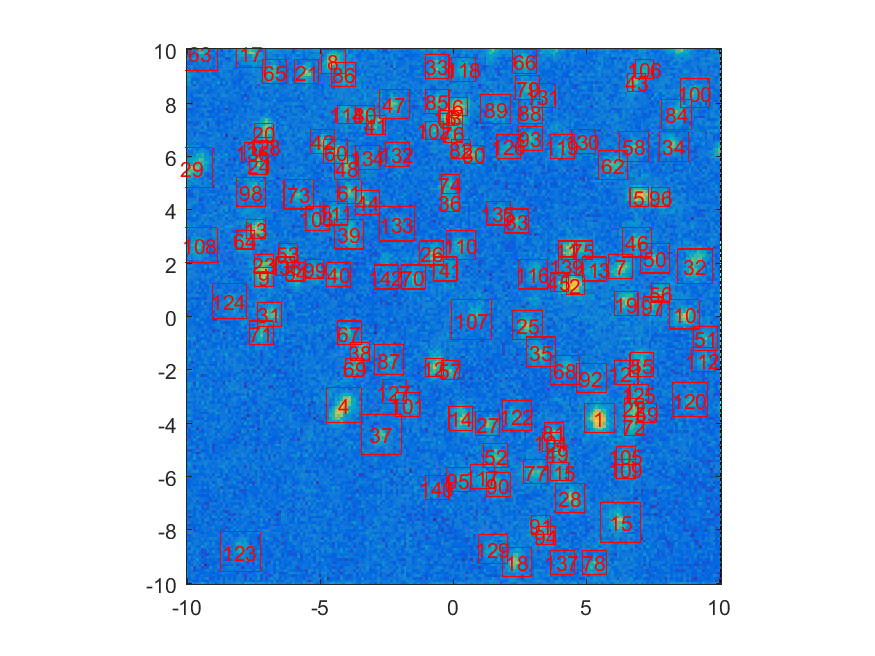
%> input picture Points.png, 875 x 656 px
$ octave --eval "result = iconRead('Points.png');"   (GNU Octave 9; MATLAB toolbox functions it lacks are replaced by stand-ins)
%> lines starting %> are read from the running program, lines starting %| are printed output that depends on the picture; in (x1, y1, x2, y2) boxes, pixels count from 0 and x2, y2 are one past the last pixel; in counts of white or black regions, pixels touching at a corner belong together; the program's own positions count from 1
function cdata = iconRead(filename, guessalpha)
%> called with filename = 'Points.png'
% ICONREAD read an image file and convert it to CData for a HG icon.
%
% CDATA=ICONREAD(FILENAME)
%   Read an image file and convert it to CData with automatic transparency
%   handling. If the image has transparency data, PNG files sometimes do,
%   the transparency data is used. If the image has no CData, the top left
%   pixel is treated as the transparent color.
%
% CDATA=ICONREAD(FILENAME, FALSE)
%   Same as above but supress the usage of the top left pixel for images
%   with no transparency data. This may require the caller to handle the
%   transparency explicitly. View the contents of this m-file for an
%   example of how to handle transparency.
%
% Example:
%
% icon = fullfile(matlabroot,'toolbox','matlab','icons','matlabicon.gif');
% uitoggletool('CData',iconread(icon));
%
% See also IMREAD.

%   Copyright 1984-2006 The MathWorks, Inc.

if nargin < 2
    guessalpha = true;
end

[p,f,ext] = fileparts(filename);
% if this is a mat-file, look for the varible cdata (or something like it)
if isequal(lower(ext),'.mat')
    cdata = [];
    s = whos('-file',filename);
    for i=1:length(s)
        if ~isempty(strfind(lower(s(i).name), 'cdata'))
            data = load(filename,s(i).name);
            cdata = data.(s(i).name);
        end
    end
    return
end

[cdata,map,alpha] = imread(filename);
%> cdata is the input picture: size 656x875x3 uint8; mean R, G, B 145.9, 181.3, 222.7
%> map = []; alpha = []
if isempty(cdata)
    return;
end

if isempty(map)
    % need to use doubles cuz nan's only work as doubles
    cdata = double(cdata);
%> cdata: size 656x875x3 double
    cdata = cdata/255;
else
    cdata = ind2rgb(cdata,map);
end

if isempty(alpha)
    if ~guessalpha
        return;
    end
    % guess the alpha pixel by using the top left pixel in the icon
    ap1 = cdata(1,1,1);
%> ap1 = 1
    ap2 = cdata(1,1,2);
%> ap2 = 1
    ap3 = cdata(1,1,3);
%> ap3 = 1
    alpha = cdata(:,:,1) == ap1 & cdata(:,:,2) == ap2 & cdata(:,:,3) == ap3;
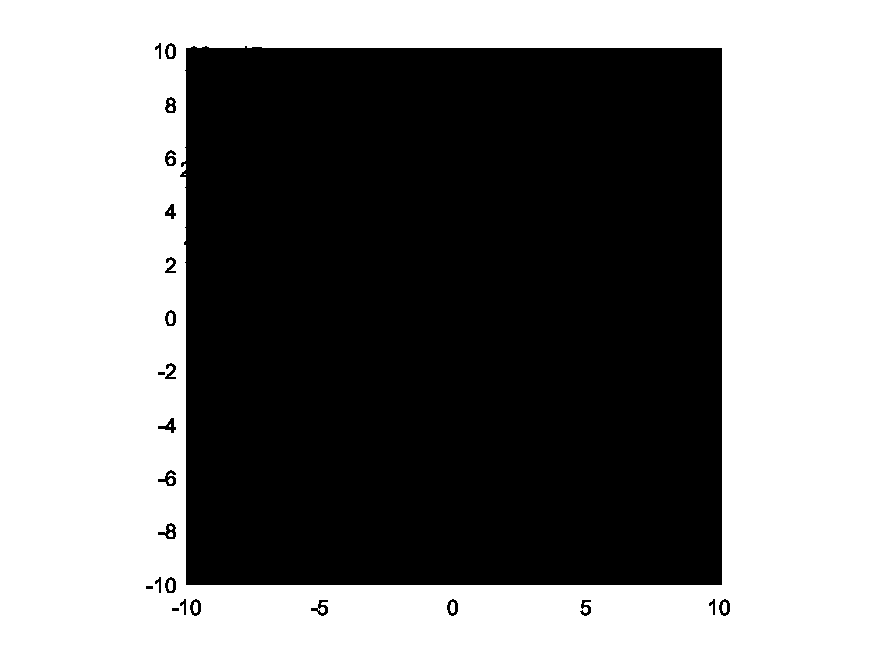
%> alpha: size 656x875 logical; 49.5% white; 16 white regions (5 under 20 px), largest, box (x1, y1, x2, y2) and area: (0, 0, 875, 656) 283787, (168, 46, 173, 57) 48, (168, 313, 173, 324) 48
    alpha = ~alpha;
end

% process alpha data
r = cdata(:,:,1);
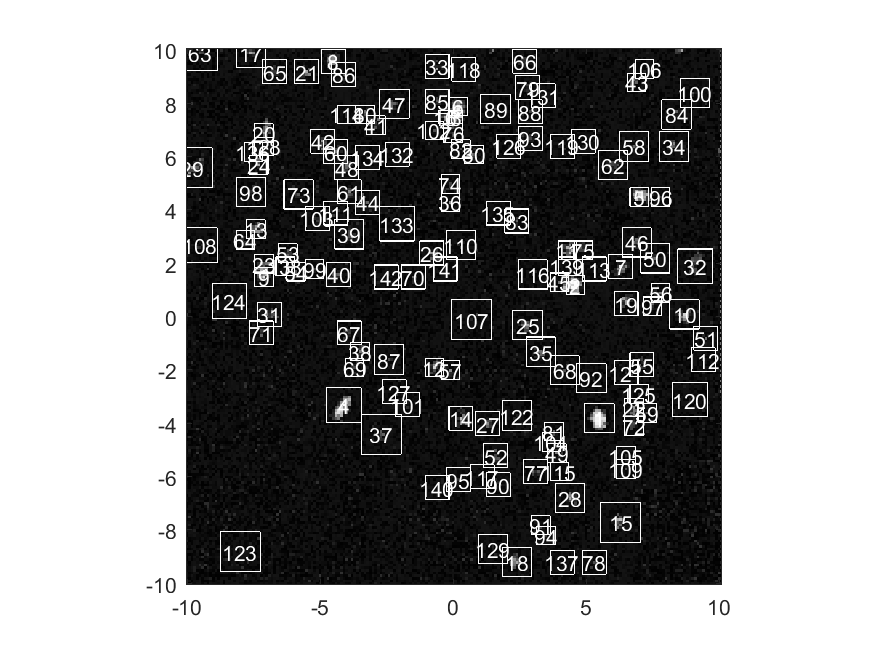
%> r: size 656x875 double; min 0, max 1, mean 0.572
r(alpha == 0) = NaN;
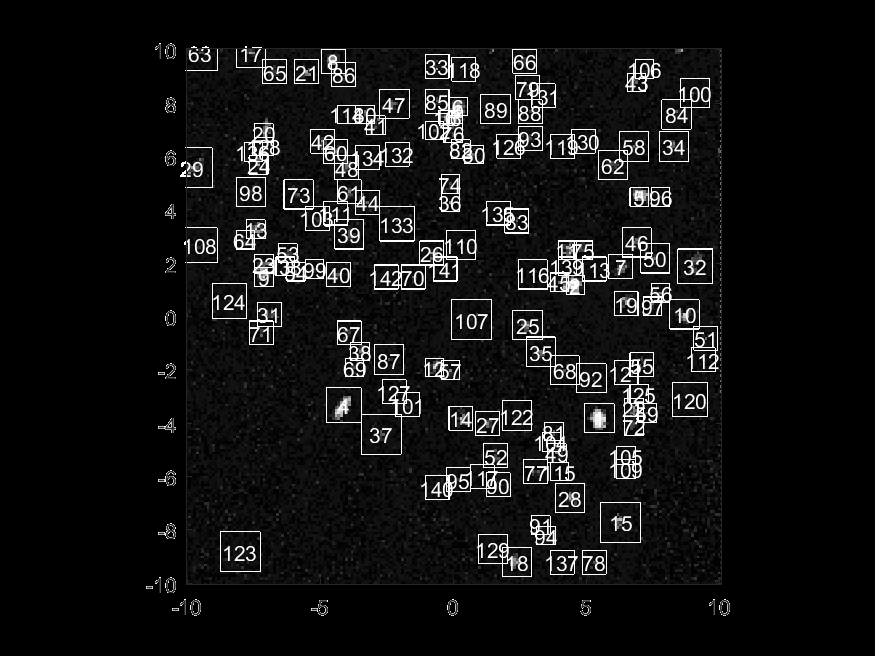
%> r: size 656x875 double; 49.51% of the values are NaN or infinite; the others: min 0, max 1, mean 0.153; drawn with min black, max white, NaN and infinite black
g = cdata(:,:,2);
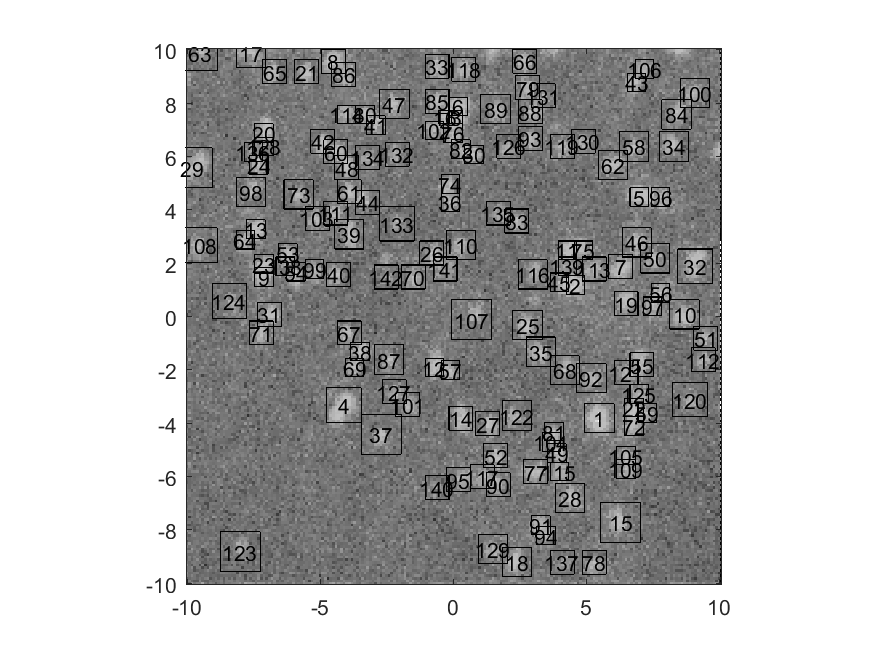
%> g: size 656x875 double; min 0, max 1, mean 0.711
g(alpha == 0) = NaN;
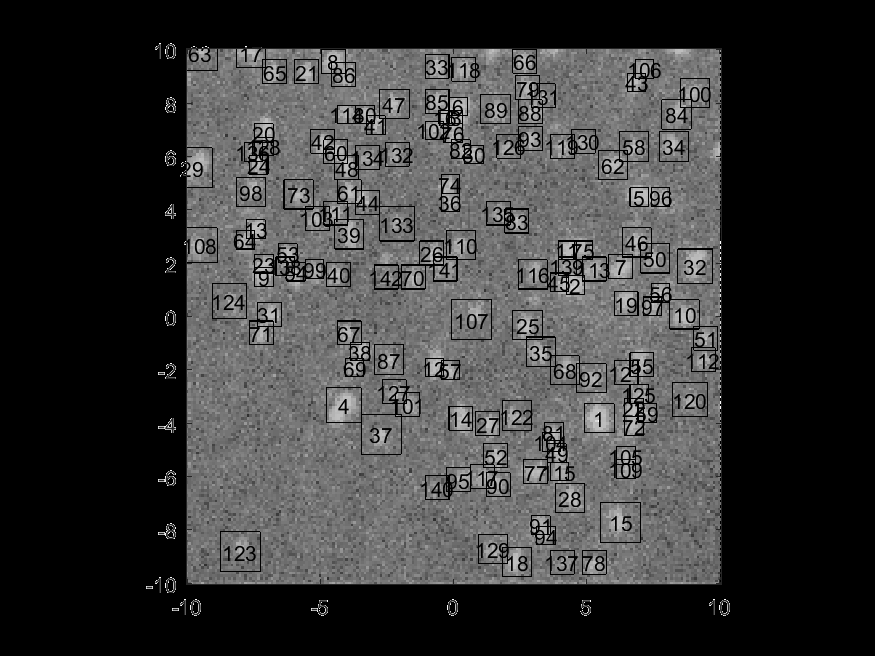
%> g: size 656x875 double; 49.51% of the values are NaN or infinite; the others: min 0, max 1, mean 0.427; drawn with min black, max white, NaN and infinite black
b = cdata(:,:,3);
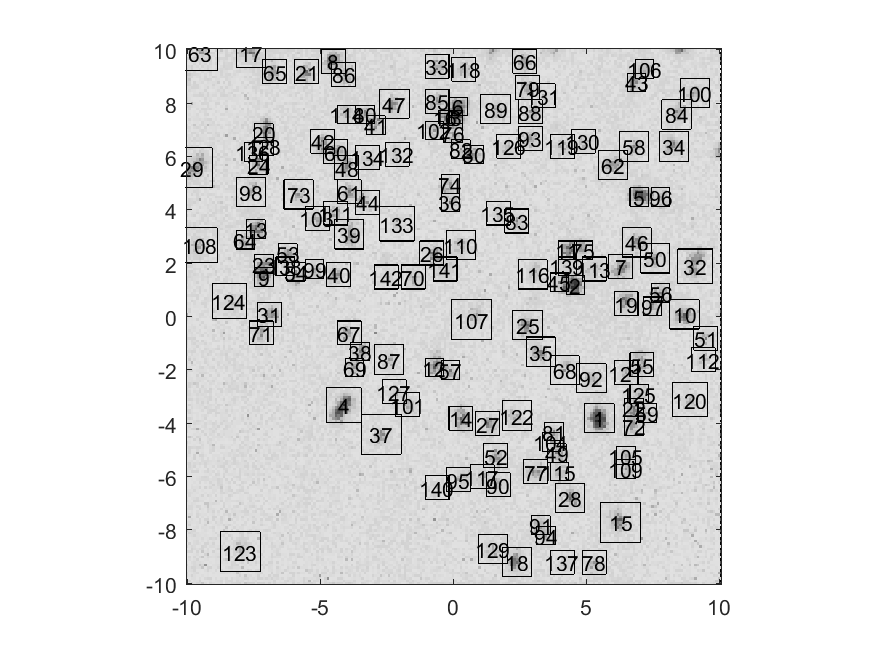
%> b: size 656x875 double; min 0, max 1, mean 0.874
b(alpha == 0) = NaN;
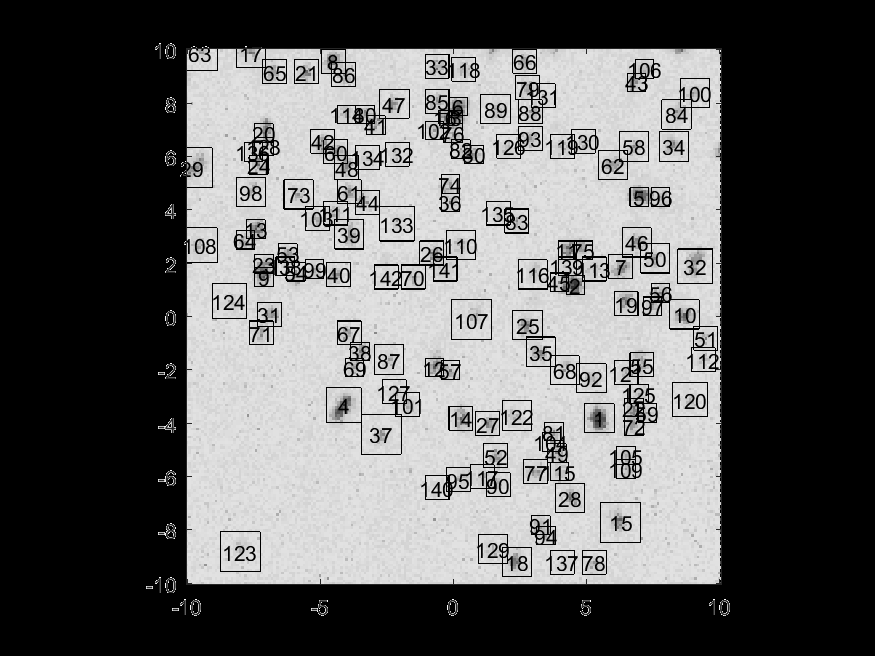
%> b: size 656x875 double; 49.51% of the values are NaN or infinite; the others: min 0, max 0.992, mean 0.749; drawn with min black, max white, NaN and infinite black
cdata = cat(3,r,g,b);
%> cdata: size 656x875x3 double; 49.51% of the values are NaN or infinite; the others: min 0, max 1, mean 0.443
